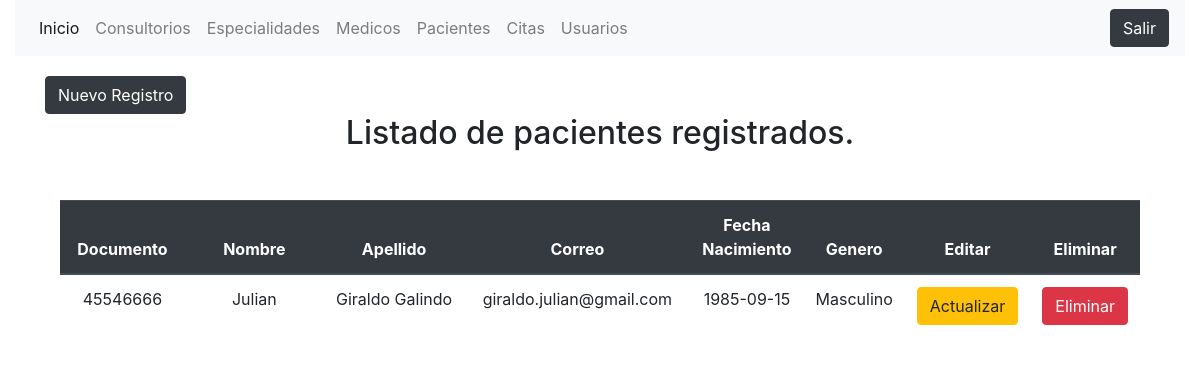
/controller/controladorpaciente.php (signed in), run on the app's committed database.
### tables this page shows
CREATE TABLE `pacientes` (
  `documentoP` int(11) NOT NULL,
  `nombreP` varchar(100) NOT NULL,
  `apellidoP` varchar(100) NOT NULL,
  `emailP` varchar(100) DEFAULT NULL,
  `fechaNac` date NOT NULL,
  `generoP` varchar(10) NOT NULL
);

### controller/controladorpaciente.php (called while the page is built, shortened)
<?php
require_once '../config/conexion.php';
require_once '../model/pacientes.php';
require_once '../view/fPacientes.php';

### config/conexion.php (called while the page is built, shortened)
<?php
class Conectar{
    function __construct(){
        $this->_bd=new mysqli(server, user, pass, bd);
    }
}

### model/pacientes.php (called while the page is built, shortened)
<?php
require_once '../config/conexion.php';
class Pacientes extends Conectar
{
    public function listarPacientes()
    {
        $Conexion = "SELECT * FROM pacientes ORDER BY nombreP";
        $Resultado = $this->_bd->query($Conexion);
        if ($Resultado->num_rows > 0) {
            while ($row = $Resultado->fetch_assoc()) {
                $Resultset[] = $row;
            }
        }
        return $Resultset;
    }
}

### view/fPacientes.php (the view, shortened to what this page needs)
<?php
require_once '../controller/controladorpaciente.php';
require_once '../view/header.php';
?>
<div class="container">
    <div class="row">
        <div class="col-md-12 ">
            <div class="modal-format">
                <button type="button" class="btn btn-dark" data-toggle="modal" data-target="#registroE">Nuevo Registro</button>
            </div>
        </div>
    </div>
</div>
<div class="container">
    <div class="row">
        <div class="col-md-12">
            <div class="content" style="text-align:center;">
                <div class="justify-content-center">
                    <h2>Listado de pacientes registrados.</h2>
                    <div class="col-auto mt-5">
                        <table class="table">
                            <thead class="thead-dark center">
                                <tr>
                                    <th width="15%">Documento</th>
                                    <th width="30%">Nombre</th>
                                    <th width="30%">Apellido</th>
                                    <th width="30%">Correo</th>
                                    <th width="30%">Fecha Nacimiento</th>
                                    <th width="10%">Genero</th>
                                    <th width="10%">Editar</th>
                                    <th width="10%">Eliminar</th>
                                </tr>
                            </thead>
                            <?php
                            $Objpacientes = new Pacientes();
                            $Datos = $Objpacientes->listarPacientes();
                            foreach ($Datos as $key) {
                            ?>
                                <tr>
                                    <td><?php echo $key["documentoP"] ?></td>
                                    <td><?php echo $key["nombreP"] ?></td>
                                    <td><?php echo $key["apellidoP"] ?></td>
                                    <td><?php echo $key["emailP"] ?></td>
                                    <td><?php echo $key["fechaNac"] ?></td>
                                    <td><?php echo $key["generoP"] ?></td>
                                    <td><a href="../view/factualizarC.php?id=<?php echo $key['documentoP'] ?>" class="btn btn-warning">Actualizar</a></td>
                                    <td><a href="../controller/eliminarpaciente.php?id=<?php echo $key['documentoP'] ?>" class="btn btn-danger">Eliminar</a></td>
                                </tr>
                            <?php } ?>
                        </table>
                    </div>
                </div>
            </div>
        </div>
    </div>
</div>
<?php require_once '../view/footer.php' ?>

### view/css/style.css (style rules this page uses)
.modal-format { padding-top: 20px; }

### data on the page
pacientes: documentoP "45546666", nombreP "Julian", apellidoP "Giraldo Galindo", emailP "giraldo.julian@gmail.com", fechaNac "1985-09-15", generoP "Masculino"
